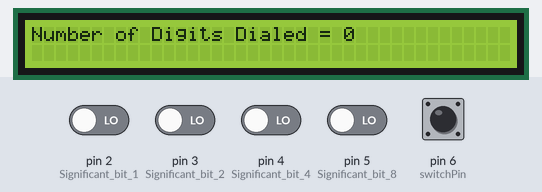
Simulated run of this sketch. Board: Arduino Uno, built with avr-gcc and run on an emulated ATmega328P. Shown: 40×2 character LCD. The inputs (shaded band) are chosen by the test bench; at power-on: pin 6 (switchPin) HIGH, pin 2 (Significant_bit_1), pin 3 (Significant_bit_2), pin 4 (Significant_bit_4), pin 5 (Significant_bit_8) LOW. What the sketch prints to the serial monitor is not drawn.

Above: at 2.2 s.
2.3 s: pin 6 (switchPin) pulled LOW for 0.15 s
At 3.5 s:
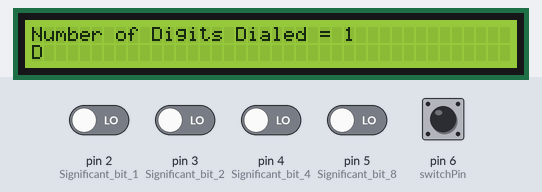
3.9 s: pin 6 (switchPin) pulled LOW for 1 s
At 4.9 s:
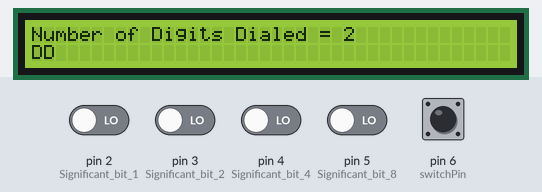
6.4 s: pin 6 (switchPin) pulled LOW for 0.15 s
At 6.8 s:
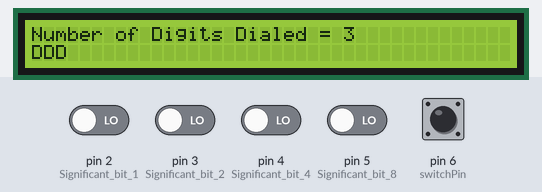
8.0 s: pin 6 (switchPin) pulled LOW for 0.15 s
At 9.2 s:
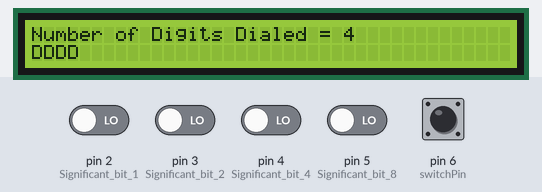
9.6 s: pin 6 (switchPin) pulled LOW for 1 s
At 10.4 s:
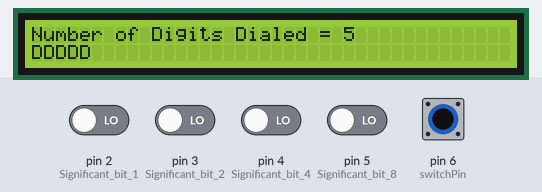
12.1 s: pin 6 (switchPin) pulled LOW for 0.15 s
At 13.5 s:
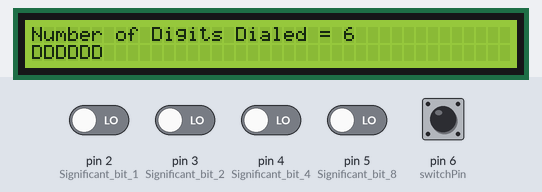
Timing chart, 0 to 14.7 s (numbered marks = the images above; inputs shaded):
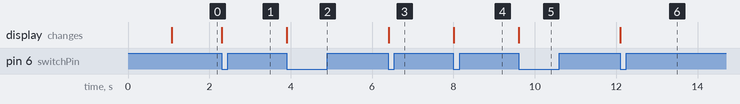

The sketch:

DTMF2.ino
```cpp
// *******************************************************************************
//             CM8870 DTMF Decoder Using Arduino UNO
// Problem was decoder would repeat digits as long as a key was held
// down. The "buttonState" code waits until key is released before
// decoding and printing digits.  Note, will decode all 16 valid
// DTMF digits including the letters A, B, C, and D. found on some
// DTMF pads.
// Also was used by the military for their "Autovon" phone system
// but labeled as follows:
//     A (697/1633, FO): Flash Override
//     B (770/1633, F):  Flash
//     C (852/1633, I):  Immediate
//     D (941/1633, P):  Priority
// *******************************************************************************

// Include the library code:
#include <LiquidCrystal.h>

// Initialize the library with the numbers of the interface pins
LiquidCrystal lcd(7, 8, 11, 9, 12, 10);

// Display wired as follows, pins out of order to to PCB trace layout
// Pin 1 = Gnd
// Pin 2 = + 5VDC
// Pin 3 = Contrast, OK to connect to Gnd as well
// Pin 4 = RS, connect to pin 2 of Arduino
// Pin 5 = R/W, OK to connect to Gnd as well
// Pin 6 = Enable, connect to pin 3 of Arduino
// Pin 11 = D4, connect to pin 11 of Arduino
// Pin 12 = D5, connect to pin 9 of Arduino
// Pin 13 = D6, connect to pin 12 of Arduino
// Pin 14 = D7, connect to pin 10 of Arduino

// Variables used
int dtmf;
int cntr;
int switchPin = 6;        // DTMF data valid if high from CM8870
int val;                  // Variable for reading the pin status
int buttonState;          // Variable to hold the last button state
String dial(16);	  // string to hold DTMF characters

void(* resetFunc) (void) = 0;   //Declare reset function @ address 0
void setup() {                  // used to clear display after 41 digits
Serial.begin(115200);
dial = "";
cntr = 0;

// CM8870 Outputs to Arduino inputs

pinMode(2, INPUT); // Significant bit 1, pin 11 on CM8870
pinMode(3, INPUT); // Significant bit 2, pin 12 on CM8870
pinMode(4, INPUT); // Significant bit 4, pin 13 on CM8870
pinMode(5, INPUT); // Significant bit 8, pin 14 on CM8870

// CM8870 Data valid pin goes high when valid DTMF code is seen
buttonState = digitalRead(switchPin);   // read the initial state, pin 15 on CM8870

// set up the LCD's number of columns and rows and clear it
  lcd.begin(40,2);
  lcd.clear();

// Print the RESET Message
   lcd.setCursor(14, 0);       // Center Reset Message
   lcd.print("System Reset");
   delay(1000);
   lcd.clear();
   lcd.setCursor(0,0);     // set cursor to column 0, row 0
   lcd.print("Number of Digits Dialed = 0");
}

// Display data from DTMF decoder chip
// This part checks the DTMF output valid line and only
// reads and prints it when the key is released. This
// prevents it from printing multiple copies of same
// digit while key on dial pad is held down.

void loop() {
  val = digitalRead(switchPin);      // read input value and store it in val

  if (val != buttonState) {          // the input pin has changed
    if (val == LOW) {                // check if value is now high
      cntr++;                        // Increment digits dialed counter

// Decode CM8870 Data
dtmf = 0;
if (digitalRead(2) == HIGH) dtmf = dtmf + 1;
if (digitalRead(3) == HIGH) dtmf = dtmf + 2;
if (digitalRead(4) == HIGH) dtmf = dtmf + 4;
if (digitalRead(5) == HIGH) dtmf = dtmf + 8;

// Display Digits Dialed Counter with updated digit count
   lcd.setCursor(0,0);
   lcd.print("Number of Digits Dialed = ");
   lcd.print(cntr);

// Display DTMF Data
if (dtmf == 0) dial = dial + "D";
if (dtmf == 1) dial = dial + "1";
if (dtmf == 2) dial = dial + "2";
if (dtmf == 3) dial = dial + "3";
if (dtmf == 4) dial = dial + "4";
if (dtmf == 5) dial = dial + "5";
if (dtmf == 6) dial = dial + "6";
if (dtmf == 7) dial = dial + "7";
if (dtmf == 8) dial = dial + "8";
if (dtmf == 9) dial = dial + "9";
if (dtmf == 10) dial = dial + "0";
if (dtmf == 11) dial = dial + "*";
if (dtmf == 12) dial = dial + "#";
if (dtmf == 13) dial = dial + "A";
if (dtmf == 14) dial = dial + "B";
if (dtmf == 15) dial = dial + "C";

lcd.setCursor(0,1);  // Prints on 2nd row ist column
lcd.print(dial);     // The digit contained in DTMF data

Serial.print(dtmf);
Serial.println();

if (cntr > 40)  // Resets code back to 0 when 41st digit is dialed
{
  resetFunc();
}
	}
		}
 buttonState = val;  // Saves valid tone state input from CM8870 chip
}
```

Measured:
- after the input at 2.3 s, the display: changes at once (image 1)
- after the input at 3.9 s, the display: changes at once (image 2)
- after the input at 6.4 s, the display: changes at once (image 3)
- after the input at 8.0 s, the display: changes at once (image 4)
- after the input at 9.6 s, the display: changes at once (image 5)
- after the input at 12.1 s, the display: changes at once (image 6)
